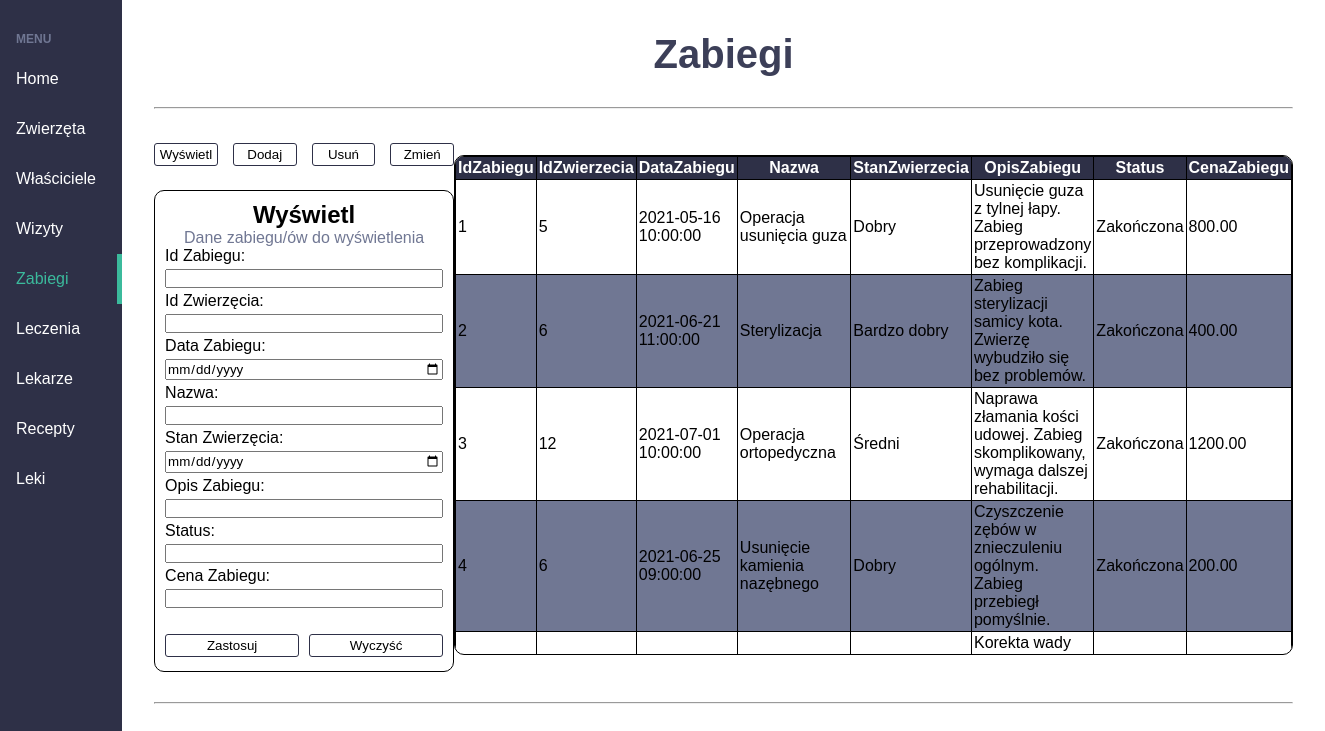
Page /code/subpages/surgeries.php (signed in) on the committed database.
### tables this page shows
CREATE TABLE `zabiegi` (
  `IdZabiegu` int(11) NOT NULL AUTO_INCREMENT,
  `IdZwierzecia` int(11) DEFAULT NULL,
  `DataZabiegu` datetime DEFAULT NULL,
  `Nazwa` varchar(1000) DEFAULT NULL,
  `StanZwierzecia` varchar(30) DEFAULT NULL,
  `OpisZabiegu` varchar(1000) DEFAULT NULL,
  `Status` varchar(100) DEFAULT NULL,
  `CenaZabiegu` decimal(10,2) DEFAULT NULL,
  PRIMARY KEY (`IdZabiegu`),
  KEY `IdZwierzecia` (`IdZwierzecia`),
  CONSTRAINT `zabiegi_ibfk_1` FOREIGN KEY (`IdZwierzecia`) REFERENCES `zwierzeta` (`IdZwierzecia`)
);

### code/subpages/surgeries.php (the view, shortened to what this page needs)
<?php
$tableName = "zabiegi";
$databaseName = "klinika";
?>
<!DOCTYPE html>
<html lang="pl">
<head>
    <link rel=stylesheet type="text/css" href="../../assets/stylesheets/navbar.css">
    <link rel=stylesheet type="text/css" href="../../assets/stylesheets/database-operations.css">
    <link rel=stylesheet type="text/css" href="../../assets/stylesheets/base.css">
</head>
<body>
<div class=app>
    <aside class=sidebar>
        <h3>Menu</h3>
        <nav class=menu>
                <a href="../index.php" class="menu-item">Home</a>
                <a href="animals.php" class="menu-item">Zwierzęta</a>
                <a href="owners.php" class="menu-item">Właściciele</a>
                <a href="appointments.php" class="menu-item">Wizyty</a>
                <a href="surgeries.php" class="menu-item is-active">Zabiegi</a>
                <a href="treatments.php" class="menu-item">Leczenia</a>
                <a href="doctors.php" class="menu-item">Lekarze</a>
                <a href="prescriptions.php" class="menu-item">Recepty</a>
                <a href="medicines.php" class="menu-item">Leki</a>
        </nav>
    </aside>
    <main class="content">
        <h1>Zabiegi</h1>
        <hr>
        <?php
        $conn = null;
        try {
            if (!empty($_SESSION['username']) && (!empty($_SESSION['password']) || $_SESSION['password']=="")) {
                $conn = new mysqli("localhost", 'root', '', $databaseName);
                $conn->set_charset("utf8");
            }
        } catch (mysqli_sql_exception $e) {
        } catch (Exception $e) {
        }
        $insert = $delete = $update = $select = false;
        if ($conn) {
            $query = "SELECT privilege FROM PRIVILEGES WHERE UserId = '" . $_SESSION['userId'] . "'";
            $result = $conn->query($query);
            while ($row = $result->fetch_assoc()) {
                $priv = strtolower($row["privilege"]);
                if ($priv === "select") $select = true;
            }
        }
        if ($conn && ($insert || $delete || $update || $select)) {
            echo <<< EOD
            <div class='main'>
                <div class="operacje">
                    <div class='przyciski'>
                        <input type='button' value='Wyświetl' onclick=showMenu('wyswietl')>
                        <input type='button' value='Dodaj' onclick=showMenu('dodaj')>
                        <input type='button' value='Usuń' onclick=showMenu('usun')>
                        <input type='button' value='Zmień' onclick=showMenu('edytuj')>
                    </div>
                <div class='opcjeMenu'>
            EOD;
            if($select)
            {
                echo <<<EOD
                <div class="wyswietl">
                    <h2>Wyświetl</h2>
                    <p>Dane zabiegu/ów do wyświetlenia</p>
                    <form action="?" method="post">
                        <label for="idZabiegu">Id Zabiegu: </label>
                        <input type="number" id="idZabiegu" name="idZabiegu"><br>
                        <label for="idZwierzecia">Id Zwierzęcia: </label>
                        <input type="number" id="idZwierzecia" name="idZwierzecia"><br>
                        <label for="dataZabiegu">Data Zabiegu: </label>
                        <input type="date" id="dataZabiegu" name="dataZabiegu"><br>
                        <label for="nazwa">Nazwa: </label>
                        <input type="text" id="nazwa" name="nazwa"><br>
                        <label for="stanZwierzecia">Stan Zwierzęcia: </label>
                        <input type="date" id="stanZwierzecia" name="stanZwierzecia"><br>
                        <label for="opisZabiegu">Opis Zabiegu: </label>
                        <input type="text" id="opisZabiegu" name="opisZabiegu"><br>
                        <label for="status">Status: </label>
                        <input type="text" id="status" name="status"><br>
                        <label for="cenaZabiegu">Cena Zabiegu: </label>
                        <input type="number" id="cenaZabiegu" name="cenaZabiegu"><br><br>
                        <div class="controlButtons">
                            <input type="submit" name="wyswietlSubmit" value="Zastosuj">
                            <input type="reset" value="Wyczyść">
                        </div>
                    </form>
                </div>
                EOD;
            }
            echo '</div></div>';
        }
        if ($conn) {
            if ($select) {
                echo '<div class="tabela">'.
                '<div class="table-border">';
                $query = ($_SESSION['table'] ?? null) ?? "SELECT * FROM $tableName";
                $result = $conn->query($query);
                echo '<table>'.
                '<thead>'.
                '<tr>';
                while($fieldinfo = $result->fetch_field()) {
                    echo '<th>' . $fieldinfo->name . '</th>';
                }
                echo '</tr>';
                echo '</thead>';
                while($row = $result->fetch_assoc()) {
                    echo '<tr>';
                    foreach($row as $cell) {
                        echo '<td>' . $cell . '</td>';
                    }
                    echo '</tr>';
                }
                echo '</table>'.
                '</div>'.
                '</div>';
            }
        }
        echo "</div>";
        ?>
        <hr>
</main>
</div>
</body>
</html>

### assets/stylesheets/navbar.css (style rules this page uses)
* { margin: 0; padding: 0; box-sizing: border-box; font-family: 'Fire Sans', sans-serif; }
.app { display:flex; min-height: 100vh; }
.sidebar { flex: 1 1 0; max-width: 300px; padding: 2rem 1rem; background-color: #2e3047; }
.sidebar h3 { color: #707793; font-size: 0.75rem; text-transform: uppercase; margin-bottom: 0.5rem; }
.sidebar .menu { margin: 0 -1rem; }
.sidebar .menu .menu-item { display:block; padding: 1em; color: #FFF; text-decoration: none; transition: 0.2s linear; }
.sidebar .menu .menu-item.is-active { color: #3bba9c; border-right: 5px solid #3bba9c; }
.content { flex: 1 1 0; padding: 2rem; }
.content h1 { color: #3C3F58; font-size: 2.5rem; margin-bottom: 1rem; }
.content p { color: #707793; }

### assets/stylesheets/database-operations.css (style rules this page uses)
.main { display:flex; justify-content:space-around; }
.przyciski { display:flex; justify-content: center; gap:15px; margin-bottom: 20px; }
.tabela { display:flex; justify-content: center; align-items: center; }
.table-border { overflow: auto; border: 1px black solid; border-radius: 10px; max-height: 500px; }
table { border-collapse:collapse; border:solid black 1px; border-radius:6px; }
td, th { border-left:solid black 1px; border-top:solid black 1px; padding:2px; }
th { background-color: #2e3047; border-top: none; color:white; }
td:first-child, th:first-child { border-left: none; }
tr:nth-child(even) { background-color: #707793; }
.dodaj, .usun, .edytuj, .wyswietl { border: 1px solid black; padding: 10px; border-radius: 10px; width: 300px; }
input { margin-bottom: 4px; margin-top: 4px; width: 100% ; }

### assets/stylesheets/base.css (style rules this page uses)
h1, h2, p { text-align:center; }
hr { margin: 30px 0; }
input[type="button"], input[type="submit"], input[type="reset"] { background-color:white; border:#2e3047 1px solid; border-radius: 3px; padding:3px; cursor: pointer; transition-duration: 0.5s; }
.controlButtons { display:flex; justify-content: center; gap: 10px; align-items: center; margin-top:0px; }

### rows in the picture
zabiegi: IdZabiegu "1", IdZwierzecia "5", DataZabiegu "2021-05-16 10:00:00", Nazwa "Operacja usunięcia guza", StanZwierzecia "Dobry", OpisZabiegu "Usunięcie guza z tylnej łapy. Zabieg przeprowadzony bez komplikacji.", Status "Zakończona", CenaZabiegu "800.00"
zabiegi: IdZabiegu "2", IdZwierzecia "6", DataZabiegu "2021-06-21 11:00:00", Nazwa "Sterylizacja", StanZwierzecia "Bardzo dobry", OpisZabiegu "Zabieg sterylizacji samicy kota. Zwierzę wybudziło się bez problemów.", Status "Zakończona", CenaZabiegu "400.00"
zabiegi: IdZabiegu "3", IdZwierzecia "12", DataZabiegu "2021-07-01 10:00:00", Nazwa "Operacja ortopedyczna", StanZwierzecia "Średni", OpisZabiegu "Naprawa złamania kości udowej. Zabieg skomplikowany, wymaga dalszej rehabilitacji.", Status "Zakończona", CenaZabiegu "1200.00"
zabiegi: IdZabiegu "4", IdZwierzecia "6", DataZabiegu "2021-06-25 09:00:00", Nazwa "Usunięcie kamienia nazębnego", StanZwierzecia "Dobry", OpisZabiegu "Czyszczenie zębów w znieczuleniu ogólnym. Zabieg przebiegł pomyślnie.", Status "Zakończona", CenaZabiegu "200.00"
zabiegi: OpisZabiegu "Korekta wady…"

### other values in the picture
$fieldinfo->name "IdZabiegu"
$fieldinfo->name "IdZwierzecia"
$fieldinfo->name "DataZabiegu"
$fieldinfo->name "Nazwa"
$fieldinfo->name "StanZwierzecia"
$fieldinfo->name "OpisZabiegu"
$fieldinfo->name "Status"
$fieldinfo->name "CenaZabiegu"
